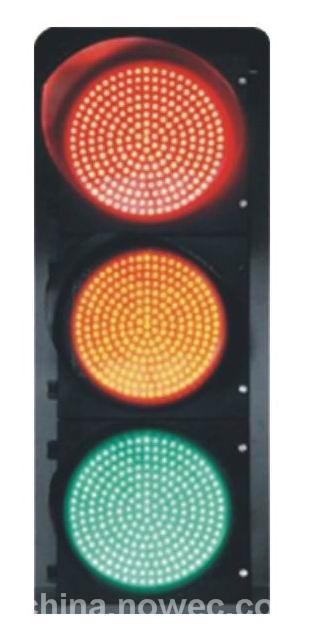
#> input picture traffic lighgt/light.jpg, 311 x 640 px
$ jupyter execute 'test_传统——信号灯.ipynb'
#> lines starting #> are read from the running program, lines starting #| are printed output that depends on the picture; after the words box and inside, x2 and y2 are one past the last pixel; in counts of white or black regions, pixels touching at a corner belong together
[cell 1]
import matplotlib.pyplot as plt
from PIL import Image,ImageEnhance
import matplotlib.image as mpimg
import numpy as np
import cv2

[cell 2]
img=cv2.imread('light.jpg')
#> img is the input picture: shape (640, 311, 3); mean B, G, R 135.5, 144.5, 156.6
HSV=cv2.cvtColor(img,cv2.COLOR_RGB2HSV)
#> HSV: shape (640, 311, 3); mean H, S, V 43.9, 69.5, 168.3
# 蓝色的范围，不同光照条件下不一样，可灵活调整
# 绿色的范围
lower_green = np.array([35, 20, 35])
upper_green = np.array([70, 255, 255])
# 红色的范围
low_red = np.array([50, 80, 90])
high_red = np.array([255, 255, 255])

# 3.inRange()：介于lower/upper之间的为白色，其余黑色
 #将低于lower_blue和高于upper_blue的部分变成0，中间部分变为255（本文中即蓝色部分为255）
# Step3. 形态学运算，膨胀

mask= cv2.inRange(HSV, low_red, high_red)
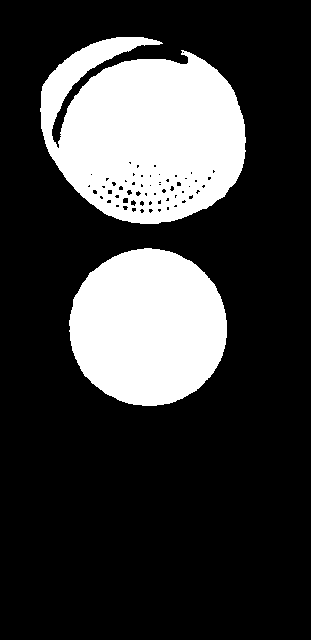
#> mask: shape (640, 311); 23.8% white; 2 white regions, box (x1, y1, x2, y2) and area: (40, 37, 246, 224) 27808, (69, 248, 227, 406) 19534
dilated= cv2.dilate(mask, cv2.getStructuringElement(cv2.MORPH_ELLIPSE, (3, 3)), iterations=2)
#> dilated: shape (640, 311); 25.4% white; 2 white regions, box (x1, y1, x2, y2) and area: (38, 35, 248, 226) 30033, (67, 246, 229, 408) 20447

# 4.只保留原图中的蓝色部分
 #mask ≠0时frame与frame按位相与，即显示蓝色部分，其他部分为0（黑色）
res = cv2.bitwise_and(img, img, mask=dilated)
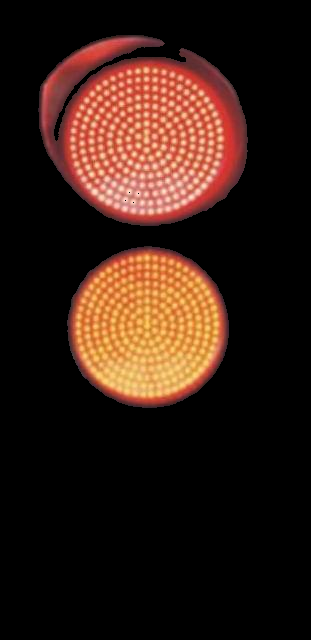
#> res: shape (640, 311, 3); mean B, G, R 19.7, 28.5, 50.2
cv2.imshow('frame', img)
# cv2.imshow('mask', mask)
cv2.imshow('res', res)
cv2.waitKey(0)
cv2.destroyAllWindows()

[cell 3]
# More: http://ex2tron.top

import cv2
import numpy as np

# HSV中
# Blue：[[[120 255 255]]]
# Green：[[[ 60 255 255]]]
# Red：[[[  0 255 255]]]

capture = cv2.VideoCapture(1)

# 蓝色的范围
lower_blue = np.array([100, 110, 110])
upper_blue = np.array([130, 255, 255])

# 绿色的范围
lower_green = np.array([40, 90, 90])
upper_green = np.array([70, 255, 255])

# 红色的范围
lower_red = np.array([160, 120, 120])
upper_red = np.array([179, 255, 255])

while(True):
    # 1.捕获视频中的一帧
    ret, frame = capture.read()
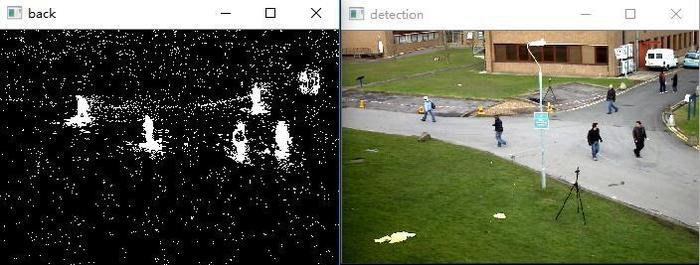
#> input picture traffic lighgt/test0.jpg, 700 x 265 px, given in place of the camera
#> frame is the input picture: shape (265, 700, 3); mean B, G, R 78.1, 93.8, 91.5

    # 2.从BGR转换到HSV
    hsv = cv2.cvtColor(frame, cv2.COLOR_BGR2HSV)
#> hsv: shape (265, 700, 3); mean H, S, V 23.4, 49, 96.2

    mask_blue = cv2.inRange(hsv, lower_blue, upper_blue)
#> mask_blue: shape (265, 700); 0% white in thin lines or dots, all inside (x1, y1, x2, y2) = (595, 146, 597, 148)
    mask_green = cv2.inRange(hsv, lower_green, upper_green)
#> mask_green: shape (265, 700); 5.5% white; 99 white regions (80 under 20 px), largest, box (x1, y1, x2, y2) and area: (414, 170, 652, 263) 9122, (644, 234, 672, 248) 149, (632, 250, 647, 262) 81
    mask_red = cv2.inRange(hsv, lower_red, upper_red)
#> mask_red: shape (265, 700); every value is 0

    # 3.将所有的mask相加，就可以同时显示了
    mask = mask_blue + mask_green + mask_red

    # 4.保留原图中的三种颜色部分
    res = cv2.bitwise_and(frame, frame, mask=mask)
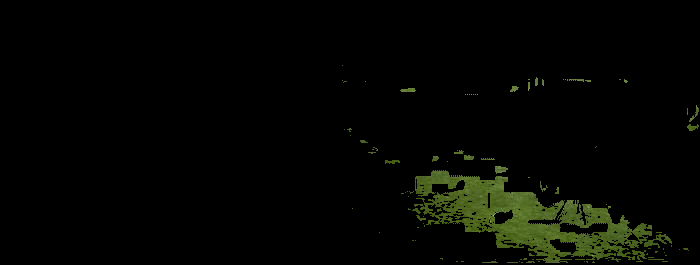
#> res: shape (265, 700, 3); mean B, G, R 2, 5.8, 4.5

    cv2.imshow('frame', frame)
    cv2.imshow('mask', mask)
    cv2.imshow('res', res)

    if cv2.waitKey(1) == ord('q'):
#> (key q is pressed here)
        break

[cell 4]
im=Image.open("light.jpg")
print (im.mode )                      #查看图像的模式
#| RGB
im1=im.convert("YCbCr")     #转换图像的模式到视频模式
#> im1: PIL image 311x640 YCbCr; mean of channels 0, 1, 2 146.7, 121.1, 134.5
y,cb,cr=im1.getpixel((10,10)) #提取点(10,10)位置的亮度、蓝色分量、红色分量的值。
#> y = 255; cb = 128; cr = 128
print (y   )                                 #输出亮度值
#| 255

[cell 5]
import cv2
import numpy as np
import time
image = cv2.imread("left0003.jpg") # 根据路径读取一张图片
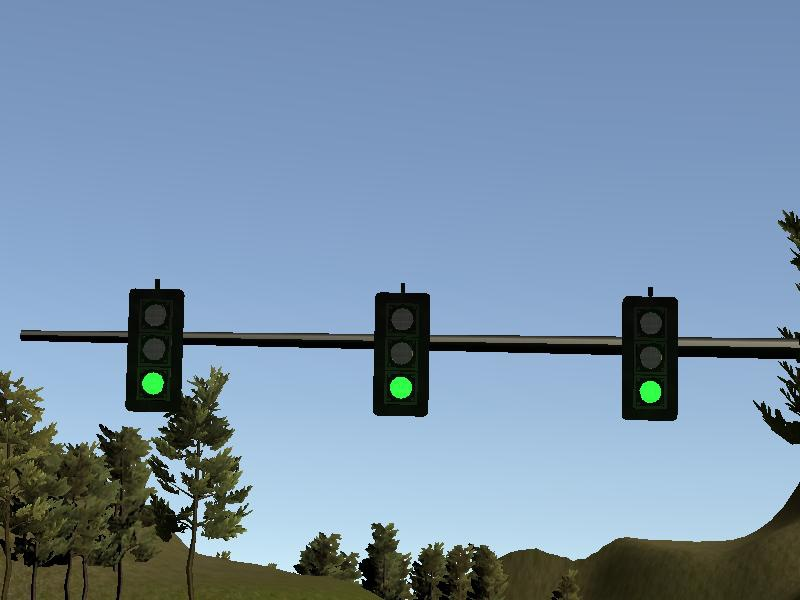
#> input picture traffic lighgt/left0003.jpg, 800 x 600 px
#> image is the input picture: shape (600, 800, 3); mean B, G, R 167, 143.9, 120
# 剪切有效区域
shapes=image.shape
#> shapes = (600, 800, 3)
# [6 lines of commented-out code are left out]
cv2.imshow('image3',image)
# # image = cv2.pyrMeanShiftFiltering(image, 25, 10)
hsv = cv2.cvtColor(image, cv2.COLOR_BGR2HSV) # BGR转HSV
#> hsv: shape (600, 800, 3); mean H, S, V 91.6, 92.7, 172
# cv2.imshow('hsv',hsv)
end=image.copy()

# 绿色的范围
def getGreen(image):
# [4 lines of commented-out code are left out]
    lower_green = np.array([0, 80, 145])
    upper_green = np.array([8, 255, 255])
    return {'green':getRange(image,lower_green,upper_green)}

# 红色的范围
def getRed(image):
#     low_red = np.array([0, 56, 90])
#     high_red = np.array([9, 203, 255])
    low_red = np.array([160, 80, 145])
    high_red = np.array([255, 255, 255])
    return {'red':getRange(image,low_red,high_red)}

# 绿色的范围
def getYellow(image):
#     low_yellow = np.array([16, 20, 200])
#     high_yellow = np.array([36, 235, 255])
    low_yellow = np.array([15, 100, 125])
    high_yellow = np.array([30, 255, 255])
    return {'yellow':getRange(image,low_yellow,high_yellow)}

def getRange(image,low,high):
# cv2.inRange函数设阈值，去除背景部分
    mask = cv2.inRange(image, low, high)
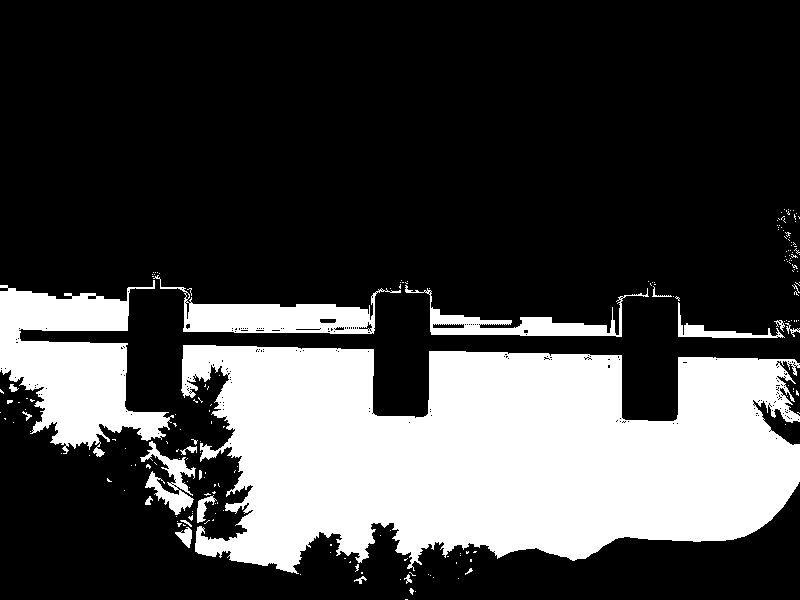
#> mask: shape (600, 800); 27.3% white; 198 white regions (177 under 20 px), largest, box (x1, y1, x2, y2) and area: (181, 345, 800, 574) 103120, (0, 280, 174, 457) 15800, (153, 275, 401, 334) 5290
    return cv2.bitwise_and(image, image, mask=mask)
#> in getRange (call 2), `mask = cv2.inRange(image, low, high)`: mask: shape (600, 800); every value is 0
#> in getRange (call 2), `return cv2.bitwise_and(image, image, mask=mask)`: returned value: shape (600, 800, 3); every value is 0
#> `mask = cv2.cvtColor(mask,cv2.COLOR_BGR2GRAY)`:
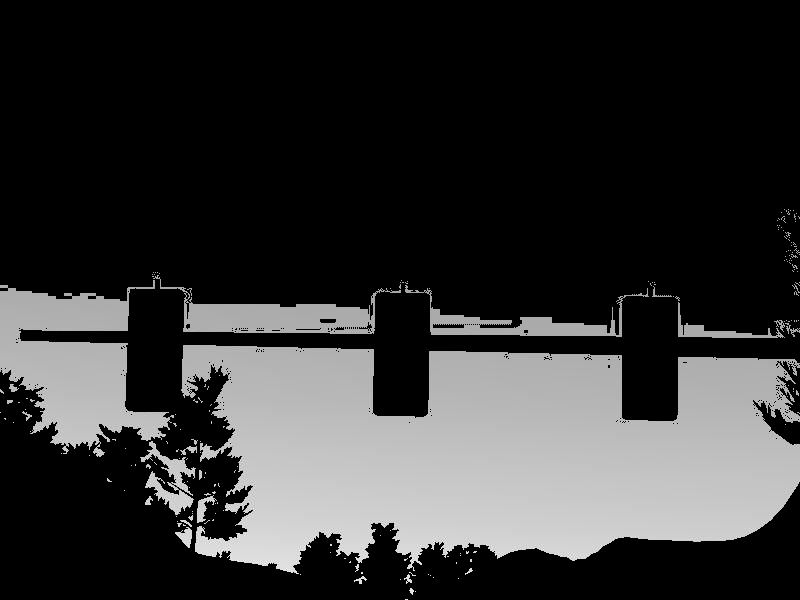
#> mask: shape (600, 800); min 0, max 251, mean 52
#| <class 'numpy.ndarray'> (600, 800, 3) uint8
#| <class 'numpy.ndarray'> (600, 800, 3) uint8
#| <class 'numpy.ndarray'> (600, 800, 3) uint8
#| <class 'numpy.ndarray'> (600, 800) uint8
#| <class 'numpy.ndarray'> (600, 800, 3) uint8
def deNoise(img):
#灰度化
#     gray=cv2.cvtColor(img,cv2.COLOR_BGR2GRAY)
# 腐蚀
    erode=cv2.erode(img,(100,100),iterations=4)
# 膨胀
    dilate=cv2.dilate(erode,(100,100),iterations=4)
#降噪（模糊处理用来减少瑕疵点）
    blur = cv2.blur(dilate, (5,5))
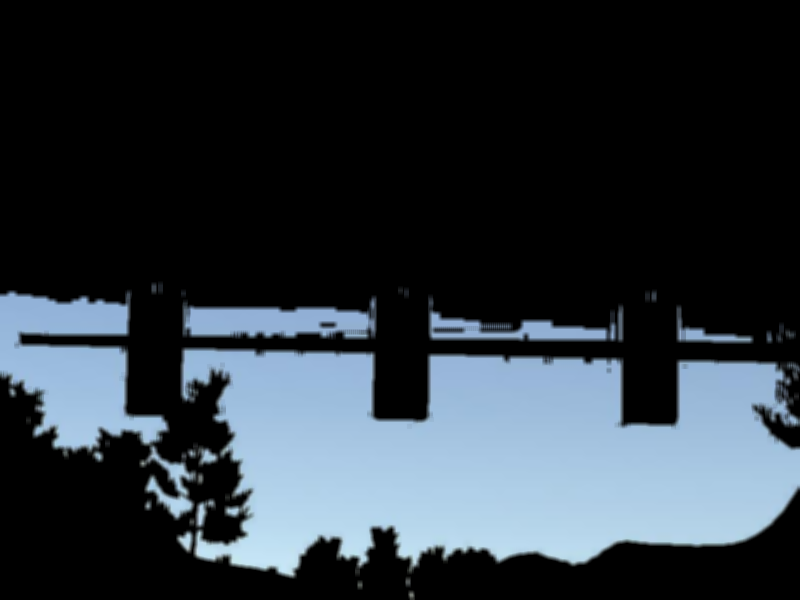
#> blur: shape (600, 800, 3); mean B, G, R 59.6, 52.3, 44
# 边缘检测
    canny = cv2.Canny(blur, 150, 240)
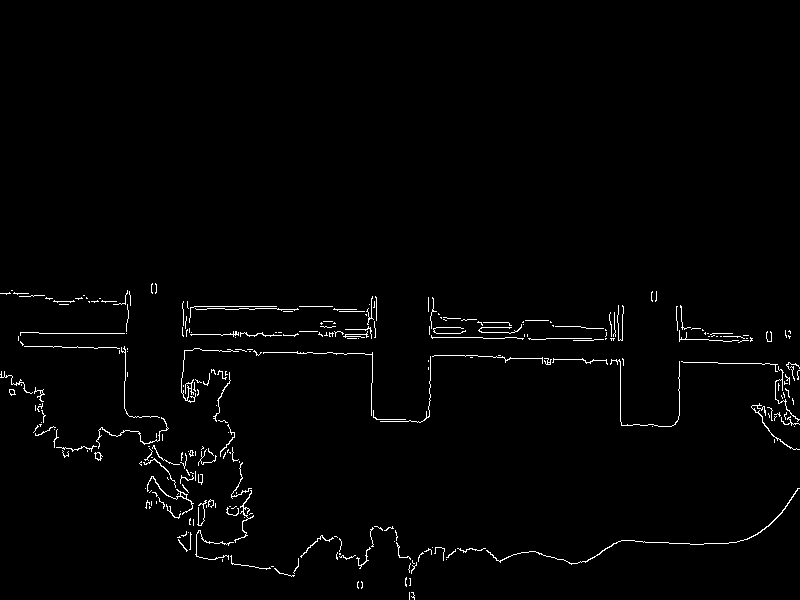
#> canny: shape (600, 800); 1.5% white in thin lines or dots, all inside (x1, y1, x2, y2) = (0, 283, 800, 600)
    kernel = cv2.getStructuringElement(cv2.MORPH_ELLIPSE, (150, 150))
# 闭操作
    closed = cv2.morphologyEx(canny, cv2.MORPH_CLOSE, kernel)
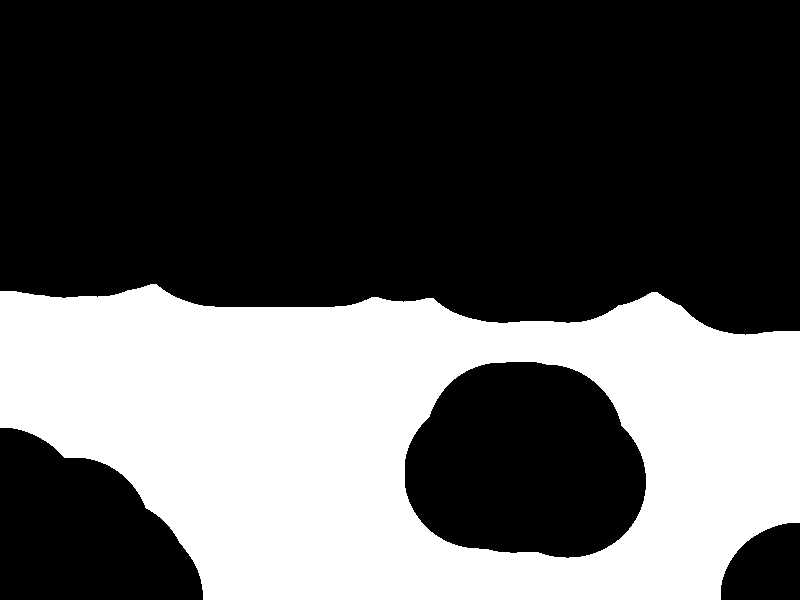
#> closed: shape (600, 800); 34.7% white; 1 white region, box (x1, y1, x2, y2) and area: (0, 284, 800, 600) 166575
    cv2.imshow('closed',closed)
    return closed


mask_red=list(getRed(image).values())[0]

mask_green=list(getGreen(image).values())[0]
mask_yellow=list(getYellow(image).values())[0]
# 3.将所有的mask相加，就可以同时显示了
mask = mask_yellow + mask_green + mask_red
mask = cv2.cvtColor(mask,cv2.COLOR_BGR2GRAY)
ret, mask = cv2.threshold(mask,10,255,cv2.THRESH_BINARY)
print(type(mask_red),mask_red.shape,mask_red.dtype)
# cv2.imshow('mask_red',mask_red)
print(type(mask_green),mask_green.shape,mask_green.dtype)
# cv2.imshow('mask_green',mask_green)
print(type(mask_yellow),mask_yellow.shape,mask_yellow.dtype)
# cv2.imshow('mask_yellow',mask_yellow)
cv2.imshow('mask',mask)
# 4.保留原图中的三种颜色部分
print(type(mask),mask.shape,mask.dtype)
print(type(image),image.shape,image.dtype)
res = cv2.bitwise_and(image, image, mask=mask)
cv2.imshow('res',res)
closed = deNoise(res)

cv2.waitKey(0)
cv2.destroyAllWindows()
